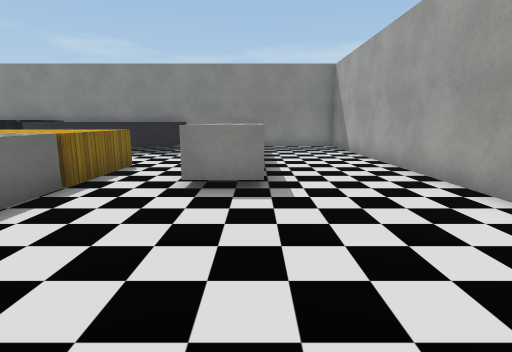
[1] (above)

16 first-person views from a walk through a 3-D level made in the Unity game engine. The camera is 1.2 m above the floor, tilts 10° down and sees 80° across. The floor is counted in squares, 1 m on a side. Each view is taken from the middle of a square. On the plan, view 1 faces up. The plan holds only what a view shows up to about 13 squares ahead; the rest is blank. Some surface patterns are stand-ins.

[2]
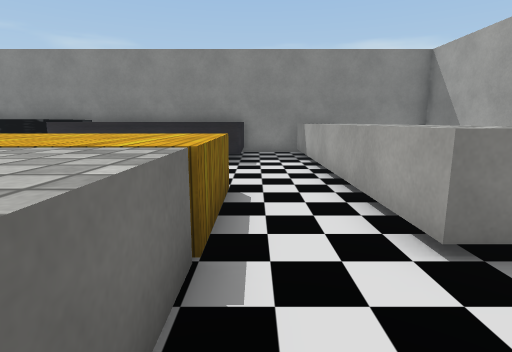

[3]
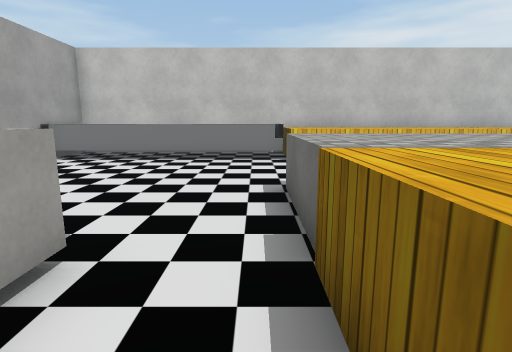

[4]
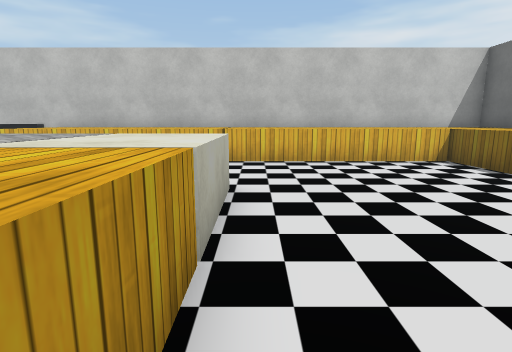

[5]
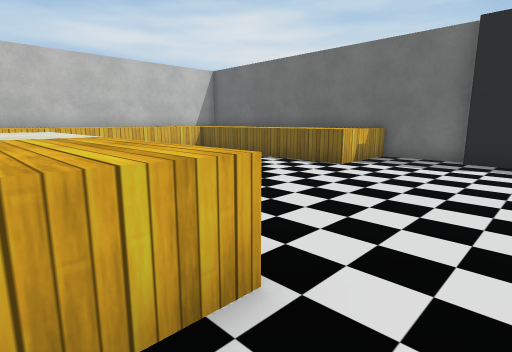

[6]
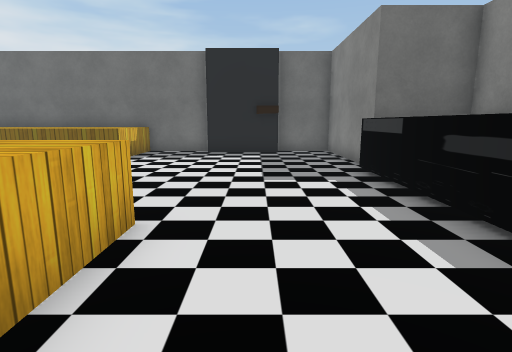

[7]
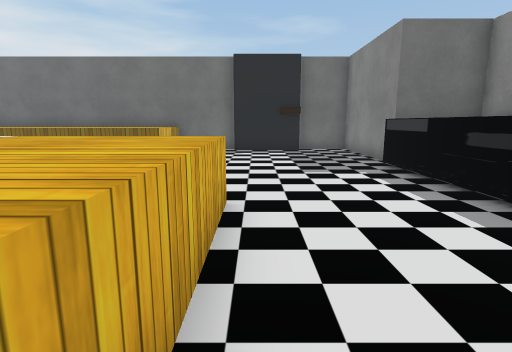

[8]
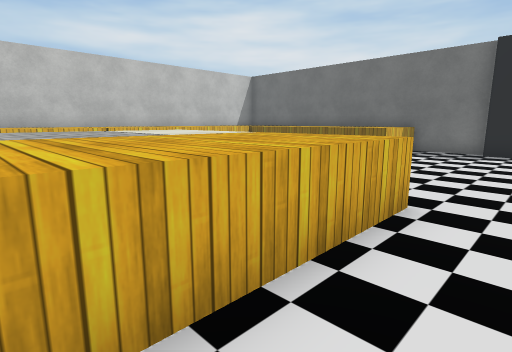

[9]
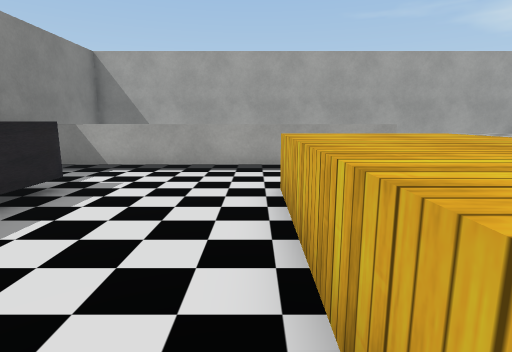

[10]
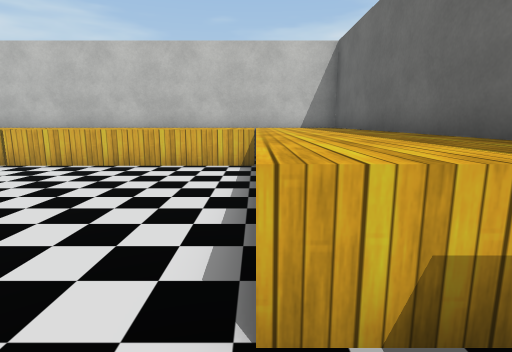

[11]
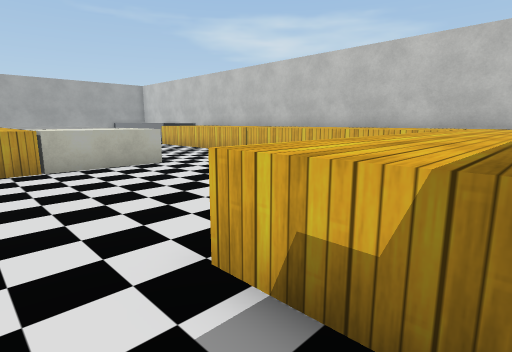

[12]
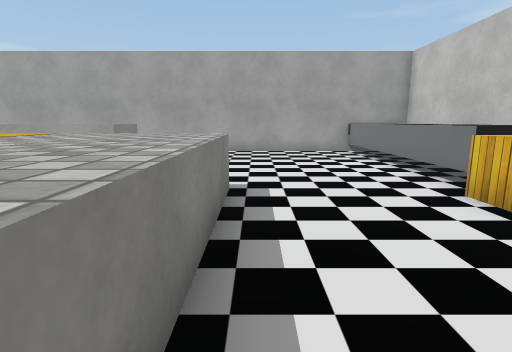

[13]
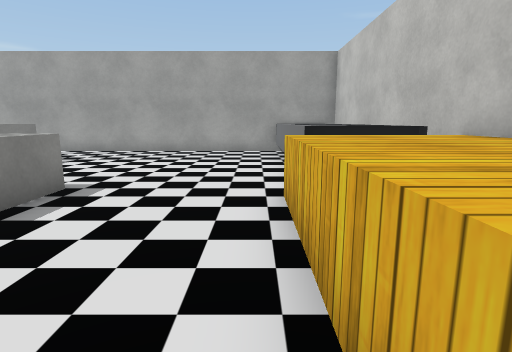

[14]
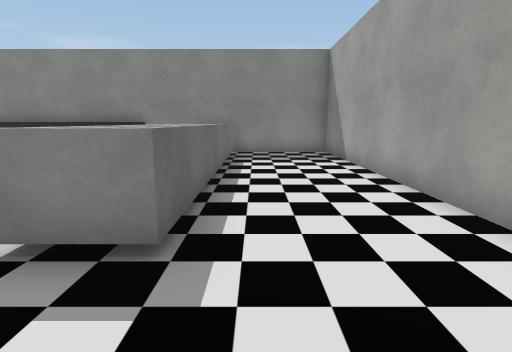

[15]
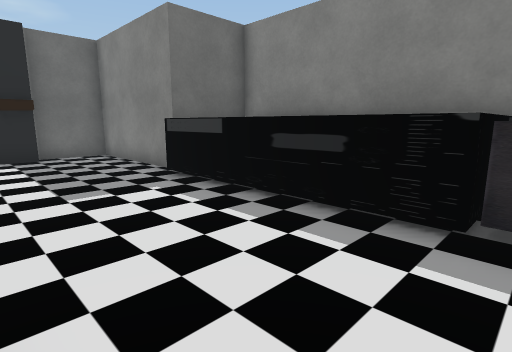

[16]
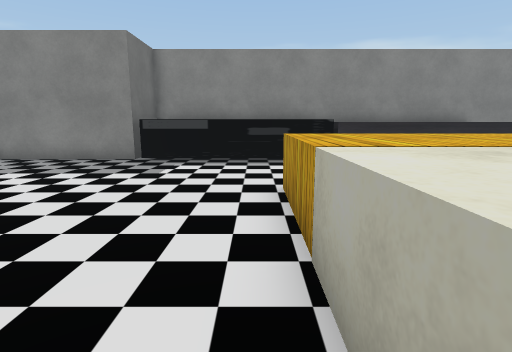

### Floor plan
Key: @ floor where view 1 was taken; # wall or solid block; . floor; = window, fence, low wall or low ledge; ^ raised ledge.
Columns run from 21 left of view 1 to 4 right of it. Each row starts with its distance up from view 1.
 16      #####################
 15      #     ^     ^..^^...#
 14      #     ^     ^..^^...#
 13 ######^^^^^^^^^^^^..^^...#
 12 #............  .....^^...#
 11 ##........... ......^^...#
 10  #..................^^...#
  9  #..................^^...#
  8 ##........^^^^^^^^..^^...#
  7 #.........^^^^^^^^..^^...#
  6 #.........^^^^^^^^..^^...#
  5 #^^^......^^^^^^^^.......#
  4 ^^^^......^^^^^^^^.......#
  3 ^^^^......^^^^^^^^.......#
  2 ^^^^.....................#
  1 ^^^^.....................#
  0 ^^^^.................@...#
 -1 ^^^^....... .............#
 -2 ^^^^^^^^^^^^^^^^^^^^^^===#
 -3 ^^^^^^^^^^^^^ ^^^#^  ^   #
 -4 #^^^^^^^^^^^^^^^^#########

Positions as (right, up) in squares from view 1, and headings:
1: (0, 0), facing up
2: (-3, 3), facing up
3: (-3, 8), facing down
4: (-12, 8), facing down
5: (-10, 10), facing down-left
6: (-8, 10), facing left
7: (-7, 9), facing left
8: (-7, 10), facing down-left
9: (-9, 9), facing right
10: (-18, 7), facing down
11: (-20, 7), facing down-right
12: (-9, 2), facing right
13: (-9, -1), facing right
14: (1, 3), facing up
15: (-9, 9), facing up-left
16: (-12, 3), facing up
